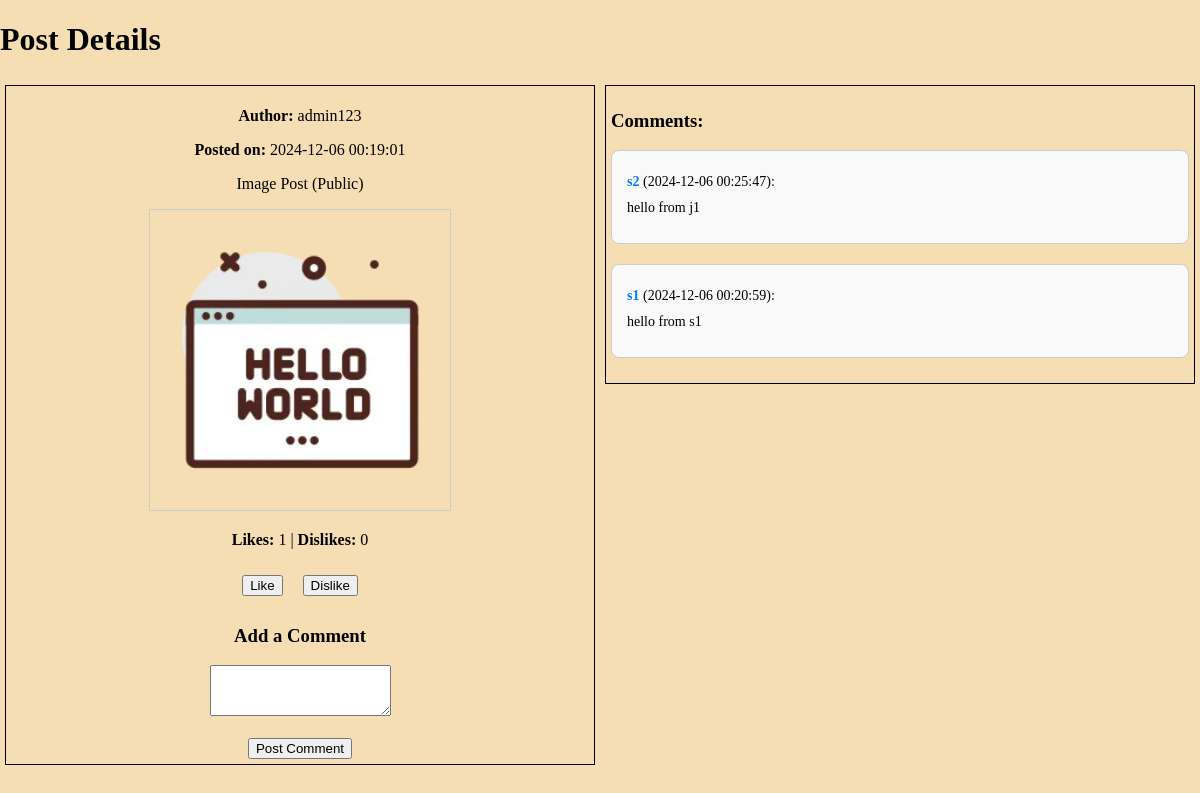
Page /view-posts/inspect-single-post.php?post_id=18 (signed in) on the committed database.
### tables this page shows
CREATE TABLE Members (
	MemberID INT PRIMARY KEY AUTO_INCREMENT,
	Password VARCHAR(255) NOT NULL,
	Username VARCHAR(255) UNIQUE NOT NULL,
	FirstName VARCHAR(255) NOT NULL,
	LastName VARCHAR(255) NOT NULL,
	Pseudonym VARCHAR(255),
	Email VARCHAR(255) UNIQUE NOT NULL,
	Address TEXT,
	DOB DATE NOT NULL,
	DateJoined DATE NOT NULL,	
	Warnings INT DEFAULT 0,
	Suspensions INT DEFAULT 0,
	Fines INT DEFAULT 0,
	Privilege ENUM('Administrator', 'Senior', 'Junior') DEFAULT 'Junior',
	Status ENUM('Active', 'Inactive', 'Suspended') DEFAULT 'Active',
AccountType ENUM('Real-person', 'Business'),
	LastLogin DATETIME,
	PrivateInformation TEXT,
	PublicInformation TEXT,
	GroupVisibilitySettings TEXT,
	ProfileVisibilitySettings TEXT,
	NeedsPasswordChange BOOLEAN DEFAULT TRUE, 
NeedsUsernameChange BOOLEAN DEFAULT TRUE,
Profession VARCHAR(255),  
Region VARCHAR(255),  
Interests TEXT  
);

CREATE TABLE Posts (
	PostID INT PRIMARY KEY AUTO_INCREMENT,
	AuthorID INT NOT NULL,
	Content TEXT,
	CommentsCount INT DEFAULT 0,
	PostDate DATETIME NOT NULL,
	VisibilitySettings ENUM('Public', 'Group', 'Private') DEFAULT 'Group',
	FOREIGN KEY (AuthorID) REFERENCES Members(MemberID) ON DELETE CASCADE
);

CREATE TABLE Comments (
	CommentID INT PRIMARY KEY AUTO_INCREMENT,
	PostID INT NOT NULL,
	AuthorID INT NOT NULL,
	Content TEXT NOT NULL,
	CreationDate DATETIME NOT NULL,
	FOREIGN KEY (PostID) REFERENCES Posts(PostID) ON DELETE CASCADE,
	FOREIGN KEY (AuthorID) REFERENCES Members(MemberID) ON DELETE CASCADE
);

### view-posts/show-comments.php (called while the page is built, shortened)
<?php
    $commentStmt = $pdo->prepare("
        SELECT c.CommentID, c.AuthorID, c.Content, c.CreationDate
        FROM Comments c
        WHERE c.PostID = :post_id
        ORDER BY c.CreationDate DESC
    ");
    $commentStmt->execute([':post_id' => $postID]);
    $comments = $commentStmt->fetchAll(PDO::FETCH_ASSOC);
?>

### view-posts/inspect-single-post.php (the view, shortened to what this page needs)
<?php
    include '../db-connect.php';
    $postID = $_GET['post_id'] ?? null;
    try {
        $stmt = $pdo->prepare("
            SELECT p.PostID, p.AuthorID, p.Content, p.PostDate,
                (SELECT COUNT(*) FROM PostLikes pl WHERE pl.PostID = p.PostID) AS Likes,
                (SELECT COUNT(*) FROM PostDislikes pd WHERE pd.PostID = p.PostID) AS Dislikes,
                p.CommentsCount, p.VisibilitySettings, m.MediaType, m.MediaURL
            FROM Posts p
            LEFT JOIN PostMedia m ON p.PostID = m.PostID
            WHERE p.PostID = :post_id
            ORDER BY p.PostDate ASC
        ");
        $stmt->execute([':post_id' => $postID]);
        $post = $stmt->fetch(PDO::FETCH_ASSOC);
        include './show-comments.php';
    } catch (PDOException $e) {
        die("Error fetching post or comments: " . $e->getMessage());
    }
?>
<!DOCTYPE html>
<html lang="en">
<head>
    <link href="../styles.css?<?php echo time(); ?>" rel="stylesheet">
</head>
<body>
    <h1>Post Details</h1>
    <div class="single-posts">
        <div class="single-post">
            <p><strong>Author:</strong>
                <?php
                    $authorStmt = $pdo->prepare("SELECT Username FROM Members WHERE MemberID = :authorID");
                    $authorStmt->execute([':authorID' => $post['AuthorID']]);
                    $author = $authorStmt->fetch(PDO::FETCH_ASSOC);
                    echo htmlspecialchars($author['Username']);
                ?>
            </p>
            <p><strong>Posted on:</strong> <?= htmlspecialchars($post['PostDate']) ?></p>
            <p><?= htmlspecialchars($post['Content']) ?></p>
            <?php if ($post['MediaType'] === 'Image'): ?>
                <img src="<?= htmlspecialchars($post['MediaURL']) ?>" alt="Post Image" class="post-image">
            <?php endif; ?>
            <p><strong>Likes:</strong> <?= $post['Likes'] ?> | <strong>Dislikes:</strong> <?= $post['Dislikes'] ?></p>
            <div class="post-feedback-buttons">
                <?php
                    $userLiked = false;
                    $userDisliked = false;
                    if ($userLiked && !$userDisliked): ?>
                        <div class="like-button">
                            <form action="./like-posts.php" method="POST">
                                <input type="hidden" name="post_id" value="<?= $post['PostID'] ?>">
                                <button type="submit">Remove Like</button>
                            </form>
                        </div>
                    <?php elseif (!$userLiked && !$userDisliked): ?>
                        <div class="like-button">
                            <form action="./like-posts.php" method="POST">
                                <button type="submit">Like</button>
                            </form>
                        </div>
                        <div class="dislike-button">
                            <form action="dislike-posts.php" method="POST">
                                <button type="submit">Dislike</button>
                            </form>
                        </div>
                    <?php endif; ?>
            </div>
            <h3>Add a Comment</h3>
            <form action="" method="POST">
                <textarea name="comment_content" rows="3" required></textarea><br><br>
                <button type="submit">Post Comment</button>
            </form>
        </div>
        <div class="single-comments">
            <h3>Comments:</h3>
            <?php if (empty($comments)): ?>
                <p>No comments yet.</p>
            <?php else: ?>
                <?php foreach ($comments as $comment): ?>
                    <div class="comment-wrapper">
                        <div class="comment">
                            <?php
                                $commenterStmt = $pdo->prepare("SELECT Username FROM Members WHERE MemberID = :authorID");
                                $commenterStmt->execute([':authorID' => $comment['AuthorID']]);
                                $commenter = $commenterStmt->fetch(PDO::FETCH_ASSOC);
                            ?>
                            <p><strong><?= htmlspecialchars($commenter['Username']) ?></strong> (<?= htmlspecialchars($comment['CreationDate']) ?>):</p>
                            <p><?= htmlspecialchars($comment['Content']) ?></p>
                        </div>
                    </div>
                <?php endforeach; ?>
            <?php endif; ?>
        </div>
    </div>
</body>
</html>

### styles.css (style rules this page uses)
body, html { height: 100%; display: flex; margin: 0; padding: 0; flex-direction: column; background-color: wheat; }
.post-image { width: 300px; height: 300px; border: 1px solid #ccc; }
.post-feedback-buttons { display: flex; flex-direction: row; justify-content: center; align-items: center; }
.like-button, .dislike-button { margin: 10px; }
.single-posts { display: flex; flex-direction: row; align-items: center; align-items: flex-start; }
.single-post { text-align: center; width: 50%; padding: 5px; margin: 5px; border: 1px solid black; }
.single-comments { width: 50%; padding: 5px; margin: 5px; border: 1px solid black; overflow-y: scroll; scrollbar-width: none; }
.comment-wrapper { margin-bottom: 20px; padding: 15px; border: 1px solid #ccc; border-radius: 8px; background-color: #f9f9f9; }
.comment-wrapper .comment { margin-bottom: 10px; }
.comment-wrapper p { margin: 5px 0; }
.comment-wrapper .comment p strong { color: #007bff; font-weight: bold; }
.comment-wrapper .comment p { font-size: 14px; line-height: 1.5; }

### rows in the picture
members: Username "admin123"
posts: PostDate "2024-12-06 00:19:01", Content "Image Post (Public)"
comments: AuthorID.Username "s2", CreationDate "2024-12-06 00:25:47", Content "hello from j1"
comments: AuthorID.Username "s1", CreationDate "2024-12-06 00:20:59", Content "hello from s1"

### other values in the picture
$post['Likes'] "1"
$post['Dislikes'] "0"
